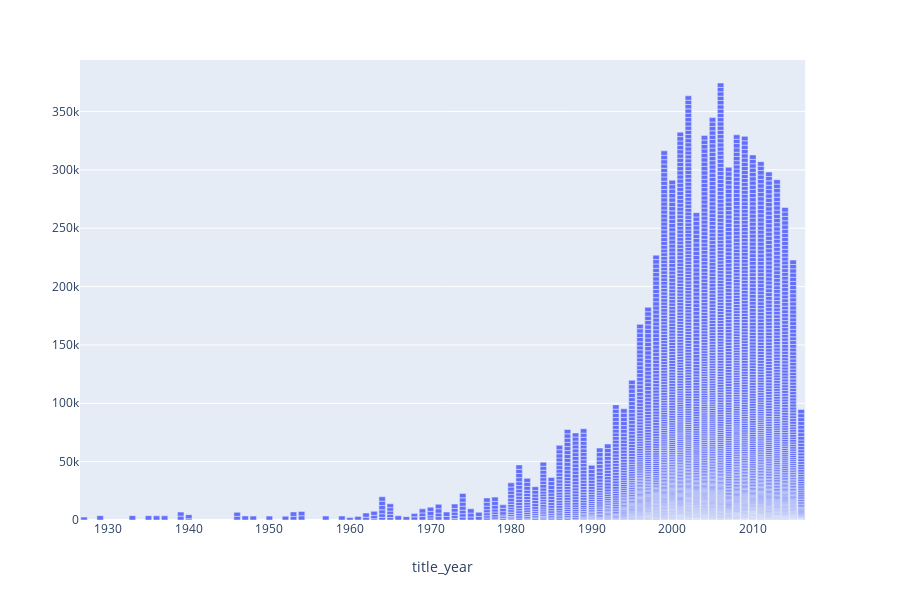

Notebook code for this chart:
### Markdown cell above
### Number of movies realsed each year.

### Code cell
px.bar(df3, x='title_year')#Bar graph of all movies that year.

### Figure 1 — Plotly figure (JSON) as saved in the notebook; plotly's stock layout.template omitted (floating-point values rounded to 4 significant figures; data arrays with more than 128 entries replaced by an {"elided": "..."} marker saying what was removed)
{"data": [{"alignmentgroup": "True", "hoverlabel": {"namelength": 0}, "hovertemplate": "title_year=%{x}", "legendgroup": "", "marker": {"color": "#636efa"}, "name": "", "offsetgroup": "", "orientation": "v", "showlegend": false, "textposition": "auto", "type": "bar", "x": {"elided": "3806 int values"}, "xaxis": "x", "yaxis": "y"}], "layout": {"barmode": "relative", "height": 600, "legend": {"tracegroupgap": 0}, "margin": {"t": 60}, "xaxis": {"anchor": "y", "domain": [0, 0.98], "title": {"text": "title_year"}}, "yaxis": {"anchor": "x", "domain": [0, 1]}}}
